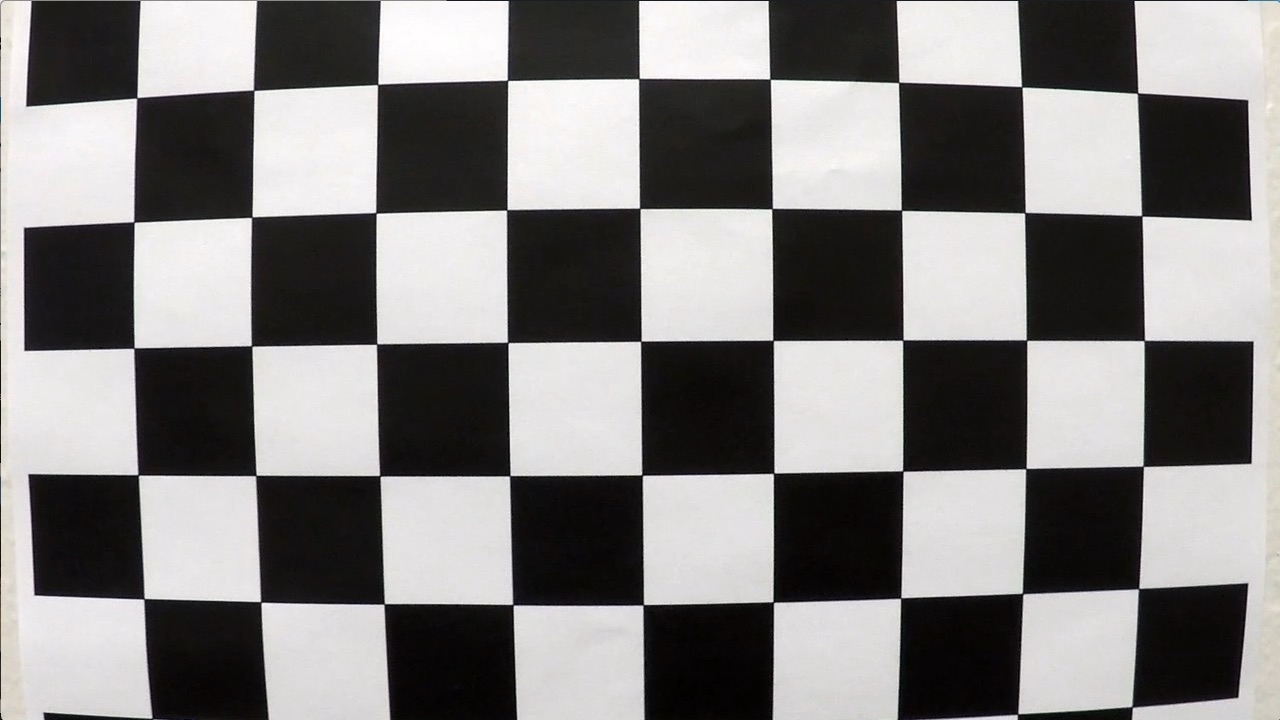
#> input picture camera_cal/calibration1.jpg, 1280 x 720 px
$ python VideoPipeline.py   (older library calls are emulated)
#> lines starting #> are read from the running program, lines starting #| are printed output that depends on the picture; after the words box and inside, x2 and y2 are one past the last pixel; in counts of white or black regions, pixels touching at a corner belong together; pictures that were not available may be replaced by others from this repository, and a replacement may not be noted
### utilities/calibration.py
#!/usr/bin/env python
import numpy as np
import cv2
import os
import logging
import pickle


class CameraCalibration:
    def __init__(self, nx=9, ny=6):
        self.nx = nx
        self.ny = ny
        self.object_points_found = []
        self.image_points_found = []

    def calibrate_camera(self, path: str, save_output: bool = False) -> ([np.ndarray], [np.ndarray]):
        """Get set of images on a path to get the calibration points, it is possible to store the output images into the
        out_<path> """
#> called with path = './camera_cal/', save_output = False
        criteria = None
        if save_output:
            criteria = (cv2.TERM_CRITERIA_EPS + cv2.TERM_CRITERIA_MAX_ITER, 30, 0.001)
        nx = self.nx
        ny = self.ny
        # Points found to calibrate the image
        objects_points = np.zeros((nx * ny, 3), np.float32)
        objects_points[:, :2] = np.mgrid[0:nx, 0:ny].T.reshape(-1, 2)
        # Points to be returned for the set of images
        self.object_points_found = []  # 3d points in real world space
        self.object_points_found.clear()
        self.image_points_found = []  # 2d points in image plane.
        self.image_points_found.clear()
        for image_name in [i for i in os.listdir(path) if i.endswith('.jpg')]:
            img = cv2.imread(path+image_name)
#> img is the input picture: shape (720, 1280, 3); mean B, G, R 127.8, 128.4, 130.1
            if img is None:
                logging.error(f'Empty image {path}{image_name}')
                raise Exception(f'Image was not found on file:{path}{image_name}', 'Check the path is correct')
            logging.info(f'Image to be processed{path}{image_name}')
            gray = cv2.cvtColor(img, cv2.COLOR_BGR2GRAY)
            ret, corners = cv2.findChessboardCorners(gray, (nx, ny), None)
#> ret = False; corners = None
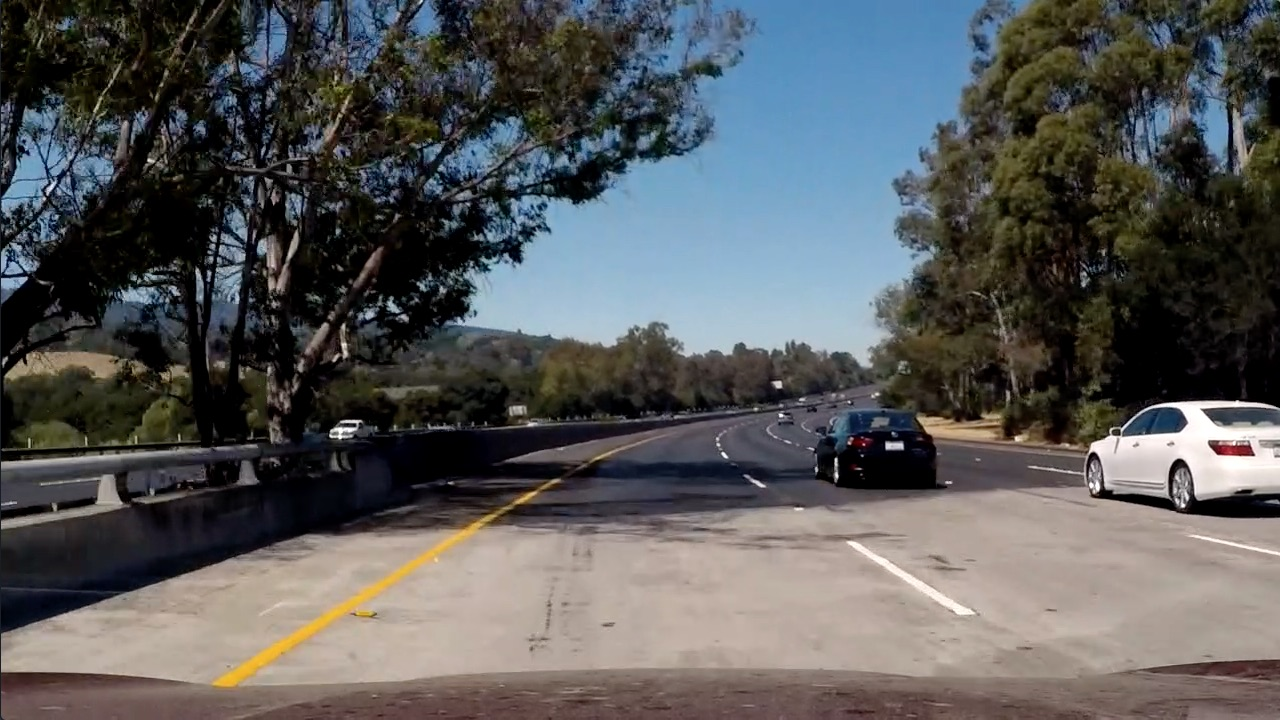
#> input picture camera_cal/test5.jpg, 1280 x 720 px, given in place of project_video.mp4, which was not available
#> in process_video, frame is the input picture: shape (720, 1280, 3); mean B, G, R 89.8, 89.3, 88.5
            if ret:
                self.object_points_found.append(objects_points)
                self.image_points_found.append(corners)
                if save_output:
                    logging.info('saving image: output_' + image_name)
                    corners2 = cv2.cornerSubPix(gray, corners, (11, 11), (-1, -1), criteria)
                    cv2.drawChessboardCorners(img, (nx, ny), corners2, ret)
                    if not cv2.imwrite('output_' + image_name, img):
                        message = 'file can not be saved into: out_' + image_name
                        logging.error(message)
                        raise Exception(message)
            else:
                logging.warning('no corners found on file:' + image_name)

    # [10 lines left out: functions serialize_calibration, load_calibration, not called in this run]

    def undistort_image(self, img: np.ndarray):
        gray = cv2.cvtColor(img, cv2.COLOR_BGR2GRAY)
        ret, mtx, dist, rvecs, tvecs = cv2.calibrateCamera(self.object_points_found, self.image_points_found,
                                                           gray.shape[::-1], None, None)
        if not ret:
            logging.error(ret.msg)
        return cv2.undistort(img, mtx, dist, None, mtx)

### utilities/image_utility.py
import numpy as np
import cv2

# Define conversions in x and y from pixels space to meters
ym_per_pix = 30 / 720  # meters per pixel in y dimension
xm_per_pix = 3.7 / 700  # meters per pixel in x dimension


# [20 lines left out: functions mse, draw_boundaries, not called in this run]


def warp_image(image, width=130, y=500, border=10):
    # half = image.shape[1] // 2
    # src = np.float32([
    #     [half - width, y],
    #     [half + width, y],
    #     [image.shape[1] - border, image.shape[0] - border],
    #     [border, image.shape[0] - border]])
    # dst = np.float32([
    #     [0, 0],
    #     [image.shape[1], 0],
    #     [image.shape[1], image.shape[0]],
    #     [0, image.shape[0]]])
#> called with width = 140, y = 470, border = 100
    img_size = (image.shape[1], image.shape[0])
    src = np.float32(
        [[(img_size[0] / 2) - 55, img_size[1] / 2 + 100],
         [((img_size[0] / 6) - 10), img_size[1]],
         [(img_size[0] * 5 / 6) + 60, img_size[1]],
         [(img_size[0] / 2 + 55), img_size[1] / 2 + 100]])
    dst = np.float32(
        [[(img_size[0] / 4), 0],
         [(img_size[0] / 4), img_size[1]],
         [(img_size[0] * 3 / 4), img_size[1]],
         [(img_size[0] * 3 / 4), 0]])
    m = cv2.getPerspectiveTransform(src, dst)
    # Get the M to be able to return from the bird view back to the original image
    reverse = cv2.getPerspectiveTransform(dst, src)
    return cv2.warpPerspective(image, m, (image.shape[1], image.shape[0]), flags=cv2.INTER_AREA), reverse


def reverse_warp(image, result_img, reverse, shape, beta):
    inv = cv2.warpPerspective(result_img, reverse, shape, flags=cv2.INTER_LINEAR)
    # for alpha we use 1 so the original image is not degraded
    return cv2.addWeighted(image, 1, inv, beta, 0)


def calculate_histogram(image: np.ndarray) -> np.ndarray:
    histogram_image = image / 255
    bottom_half = histogram_image[histogram_image.shape[0] // 2:, :]
    return np.sum(bottom_half, axis=0)


# [9 lines left out: function measure_curvature_pixels, not called in this run]


def measure_curvature_real(plot_y, left_fit, right_fit):
    """
    Calculates the curvature of polynomial functions in meters.
    """
    y_eval = np.max(plot_y)
    left_curve = ((1 + (2 * left_fit[0] * y_eval * ym_per_pix + left_fit[1]) ** 2) ** 1.5) / np.absolute(
        2 * left_fit[0])
    right_curve = ((1 + (2 * right_fit[0] * y_eval * ym_per_pix + right_fit[1]) ** 2) ** 1.5) / np.absolute(
        2 * right_fit[0])
    return left_curve, right_curve


def measure_vehicle_distance(point_y, point_x, left_fit, right_fit):
    """
    Calculate the distance at point y
    """
    # Calculate the x points at the y axis defined
    left_x = left_fit[0]*point_y**2 + left_fit[1]*point_y + left_fit[2]
    right_x = right_fit[0]*point_y**2 + right_fit[1]*point_y + right_fit[2]
    # Calculate the center of the two points
    center = (left_x+right_x)//2
    # Calculate the difference to the actual center of the image
    position = (point_x//2)-center
    # convert to meters
    return position*xm_per_pix


# [5 lines that do not run on import are left out]

### utilities/thresholds.py
import cv2
import numpy as np


def _get_abs_sobel_thresh(image: np.ndarray, orient='x', sobel_kernel=3, thresh=(0, 255)) -> np.ndarray:
    """ Define a function that takes an image, gradient orientation, and threshold min / max values."""
    if orient == 'x':
        abs_sobel = np.absolute(cv2.Sobel(image, cv2.CV_64F, 1, 0, ksize=sobel_kernel))
    if orient == 'y':
        abs_sobel = np.absolute(cv2.Sobel(image, cv2.CV_64F, 0, 1, ksize=sobel_kernel))
    scaled_sobel = np.uint8(255 * abs_sobel / np.max(abs_sobel))
    binary_output = np.zeros_like(scaled_sobel)
    binary_output[(scaled_sobel >= thresh[0]) & (scaled_sobel <= thresh[1])] = 1
    return binary_output


def _get_mag_thresh(image: np.ndarray, sobel_kernel: int = 3, thresh=(0, 255)) -> np.ndarray:
    """Take both Sobel x and y gradients and Calculate the gradient magnitude"""
    sobel_x = cv2.Sobel(image, cv2.CV_64F, 1, 0, ksize=sobel_kernel)
    sobel_y = cv2.Sobel(image, cv2.CV_64F, 0, 1, ksize=sobel_kernel)
    gradmag = np.sqrt(sobel_x ** 2 + sobel_y ** 2)
    scale_factor = np.max(gradmag) / 255
    gradmag = (gradmag / scale_factor).astype(np.uint8)
    binary_output = np.zeros_like(gradmag)
    binary_output[(gradmag >= thresh[0]) & (gradmag <= thresh[1])] = 1
    return binary_output


def _get_dir_threshold(image: np.ndarray, sobel_kernel: int = 3, thresh=(0, np.pi / 2)) -> np.ndarray:
    """Take the absolute value of the gradient direction, apply a threshold, and create a binary image result."""
    sobel_x = cv2.Sobel(image, cv2.CV_64F, 1, 0, ksize=sobel_kernel)
    sobel_y = cv2.Sobel(image, cv2.CV_64F, 0, 1, ksize=sobel_kernel)
    absgraddir = np.arctan2(np.absolute(sobel_y), np.absolute(sobel_x))
    binary_output = np.zeros_like(absgraddir)
    binary_output[(absgraddir >= thresh[0]) & (absgraddir <= thresh[1])] = 1
    return binary_output


def highlight_features(image: np.ndarray, kernel_size=3, x_threshold=(0, 255), mag_threshold=(0, 255),
                       dir_threshold=(0.5, np.pi / 2), s_threshold=(0, 255)) -> np.ndarray:
    """Highlight features for line finding independent of color or shadows"""
#> called with kernel_size = 7, x_threshold = (50, 150), mag_threshold = (50, 200), dir_threshold = (0.5, 1.57), s_threshold = (80, 200)
    gray = cv2.cvtColor(image, cv2.COLOR_BGR2GRAY)
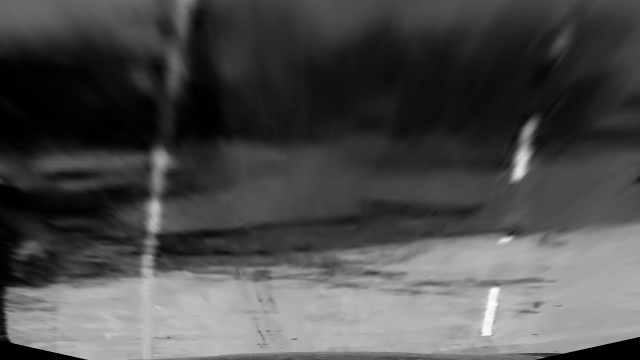
#> gray: shape (720, 1280) (shown at 1/2 size); min 0, max 252, mean 76.1
    hls = cv2.cvtColor(image, cv2.COLOR_BGR2HLS)
#> hls: shape (720, 1280, 3); mean of channels 0, 1, 2 84.2, 78.2, 57.5
    s_channel = hls[:, :, 2]
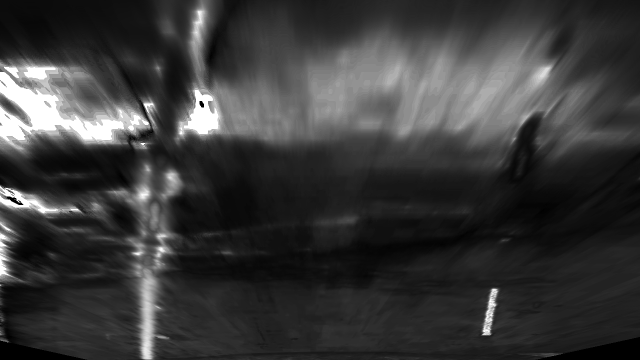
#> s_channel: shape (720, 1280) (shown at 1/2 size); min 0, max 255, mean 57.5

    sx_binary = _get_abs_sobel_thresh(gray, 'x', kernel_size, x_threshold)
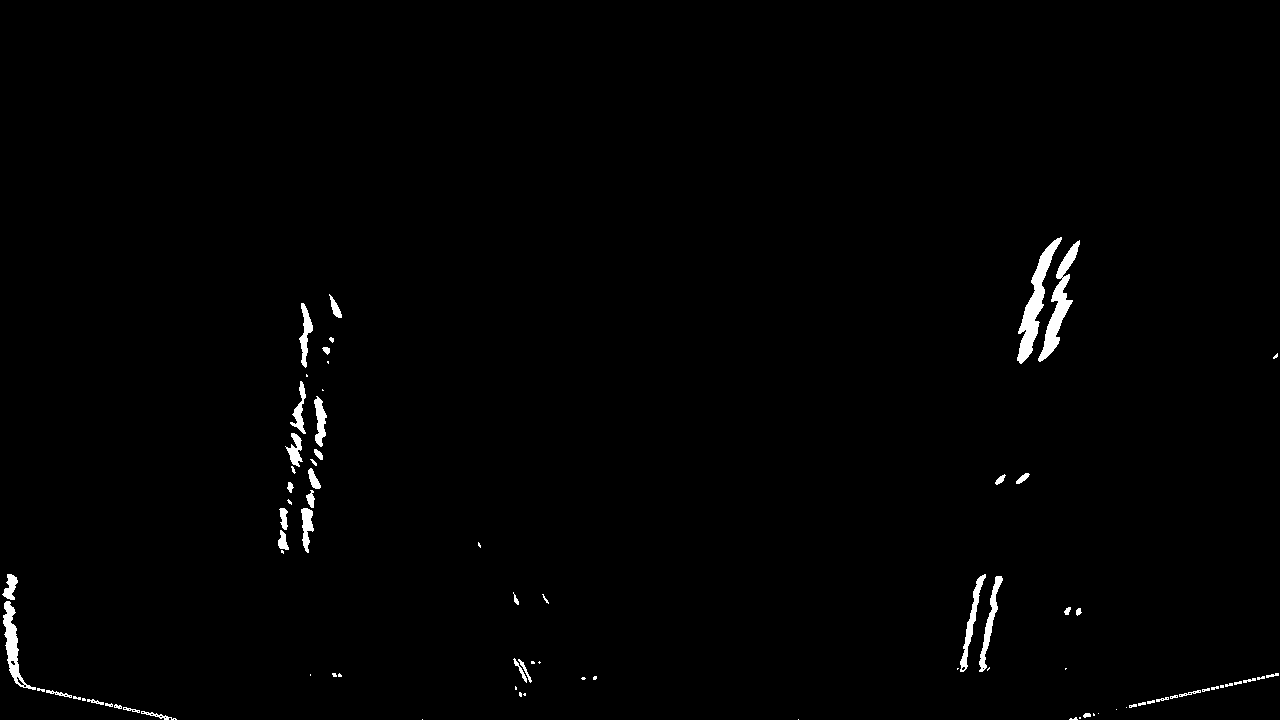
#> sx_binary: shape (720, 1280); values 0 (black) and 1 (white), 0.99% white; 82 white regions (30 under 20 px), largest, box (x1, y1, x2, y2) and area: (1017, 237, 1062, 364) 1568, (1038, 240, 1080, 362) 1361, (3, 601, 36, 690) 841
    # Whe dont need the y contribution
    # sy_binary = thresholds.abs_sobel_thresh(gray, 'y', 5, (40, 150))
    mag_binary = _get_mag_thresh(gray, kernel_size, mag_threshold)
#> (the rest of the program and of its run is left out)
